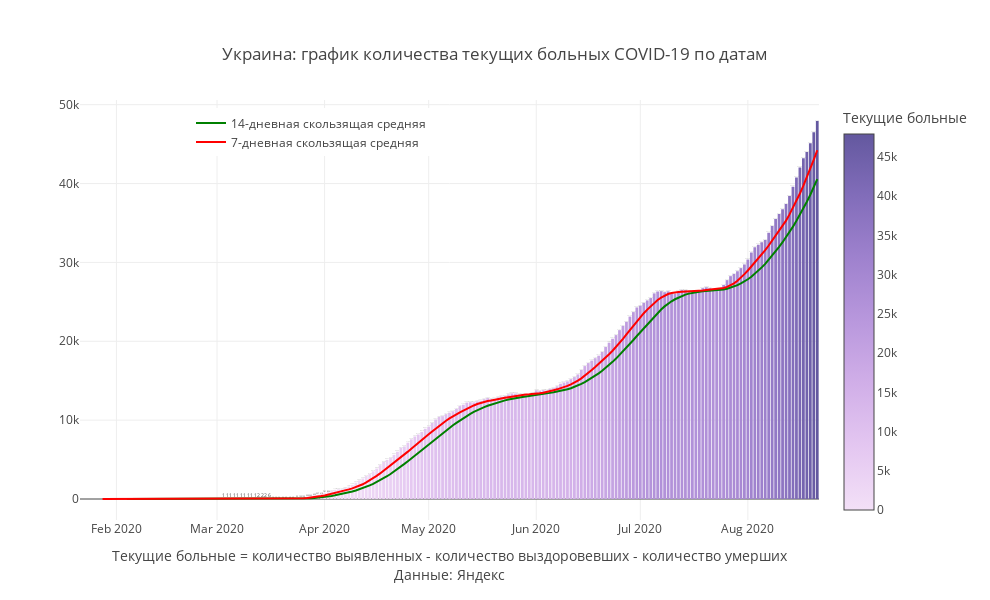

Here is the notebook cell this chart was saved with:
### Code cell
mask = X.Country ==my_country
#mask = (X.Date>'2020-05-01')&(X.Region.isin(regions_towatch))

fig = px.bar(X[mask], x='Date', y="Remaining_ill",color ='Remaining_ill',
             title=f'{my_country}: '+'график количества текущих больных COVID-19 по датам',
              color_continuous_scale= px.colors.sequential.Purp,text = 'Remaining_ill',
            labels = {'Day_confirmed' : "Новые заболевшие",'Remaining_ill':'Текущие больные'})
fig.add_trace(
    go.Scatter(
        name='14-дневная скользящая средняя',
        x=X[mask].Date,
        y=X[mask]['MA14_remaining_ill'],
        mode="lines",
        
        line=go.scatter.Line(color="green"),
        showlegend=True)
)

fig.add_trace(
    go.Scatter(
        name = '7-дневная скользящая средняя',
        x=X[mask].Date,
        y=X[mask]['MA7_remaining_ill'],
        mode="lines",
        
        line=go.scatter.Line(color="red"),
        showlegend=True)
)
fig.update_layout(
    annotations=[
#         dict(
#             x='2020-04-13',
#             y=10594,
#             xref="x",
#             yref="y",
#             text="Введение<br>пропускной<br>системы в Москве",
#             showarrow=True,
#             arrowhead=2,
#             ax=0,
#             ay=-60),
#         dict(
#             x='2020-06-09',
#             y=85824,
#             xref="x",
#             yref="y",
#             text="Отмена<br>пропускной<br>системы в Москве",
#             showarrow=True,
#             arrowhead=2,
#             ax=0,
#             ay=-60),
        
        dict(x=0.5,y=-0.15,
            showarrow=False,
            text="",
            xref="paper",
            yref="paper")],
                  title_x = 0.5,
                  title_y= 0.9,
                  title_xanchor = "center",
                  title_yanchor = "bottom", 
                  legend_x = 0.15,legend_y = 0.98,
                  width = 990, height = 600,template = 'gridon',
    
    
                  xaxis_title='Текущие больные = количество выявленных - количество выздоровевших - количество умерших'+
                                '<br>Данные: Яндекс',
    yaxis_title = ' '
)


fig.show()

### Figure 1 — Plotly figure (JSON) as saved in the notebook; plotly's stock layout.template omitted (floating-point values rounded to 4 significant figures; data arrays with more than 128 entries replaced by an {"elided": "..."} marker saying what was removed)
{"data": [{"alignmentgroup": "True", "hovertemplate": "Date=%{x}<br>Текущие больные=%{marker.color}<extra></extra>", "legendgroup": "", "marker": {"color": {"elided": "213 int values"}, "coloraxis": "coloraxis"}, "name": "", "offsetgroup": "", "orientation": "v", "showlegend": false, "text": {"elided": "213 int values"}, "textposition": "auto", "type": "bar", "x": {"elided": "213 str values"}, "xaxis": "x", "y": {"elided": "213 int values"}, "yaxis": "y"}, {"line": {"color": "green"}, "mode": "lines", "name": "14-дневная скользящая средняя", "showlegend": true, "type": "scatter", "x": {"elided": "213 str values"}, "y": {"elided": "213 float values"}}, {"line": {"color": "red"}, "mode": "lines", "name": "7-дневная скользящая средняя", "showlegend": true, "type": "scatter", "x": {"elided": "213 str values"}, "y": {"elided": "213 float values"}}], "layout": {"annotations": [{"showarrow": false, "text": "", "x": 0.5, "xref": "paper", "y": -0.15, "yref": "paper"}], "barmode": "relative", "coloraxis": {"colorbar": {"title": {"text": "Текущие больные"}}, "colorscale": [[0, "rgb(243, 224, 247)"], [0.1667, "rgb(228, 199, 241)"], [0.3333, "rgb(209, 175, 232)"], [0.5, "rgb(185, 152, 221)"], [0.6667, "rgb(159, 130, 206)"], [0.8333, "rgb(130, 109, 186)"], [1, "rgb(99, 88, 159)"]]}, "height": 600, "legend": {"tracegroupgap": 0, "x": 0.15, "y": 0.98}, "title": {"text": "Украина: график количества текущих больных COVID-19 по датам", "x": 0.5, "xanchor": "center", "y": 0.9, "yanchor": "bottom"}, "width": 990, "xaxis": {"anchor": "y", "domain": [0, 1], "title": {"text": "Текущие больные = количество выявленных - количество выздоровевших - количество умерших<br>Данные: Яндекс"}}, "yaxis": {"anchor": "x", "domain": [0, 1], "title": {"text": " "}}}}
